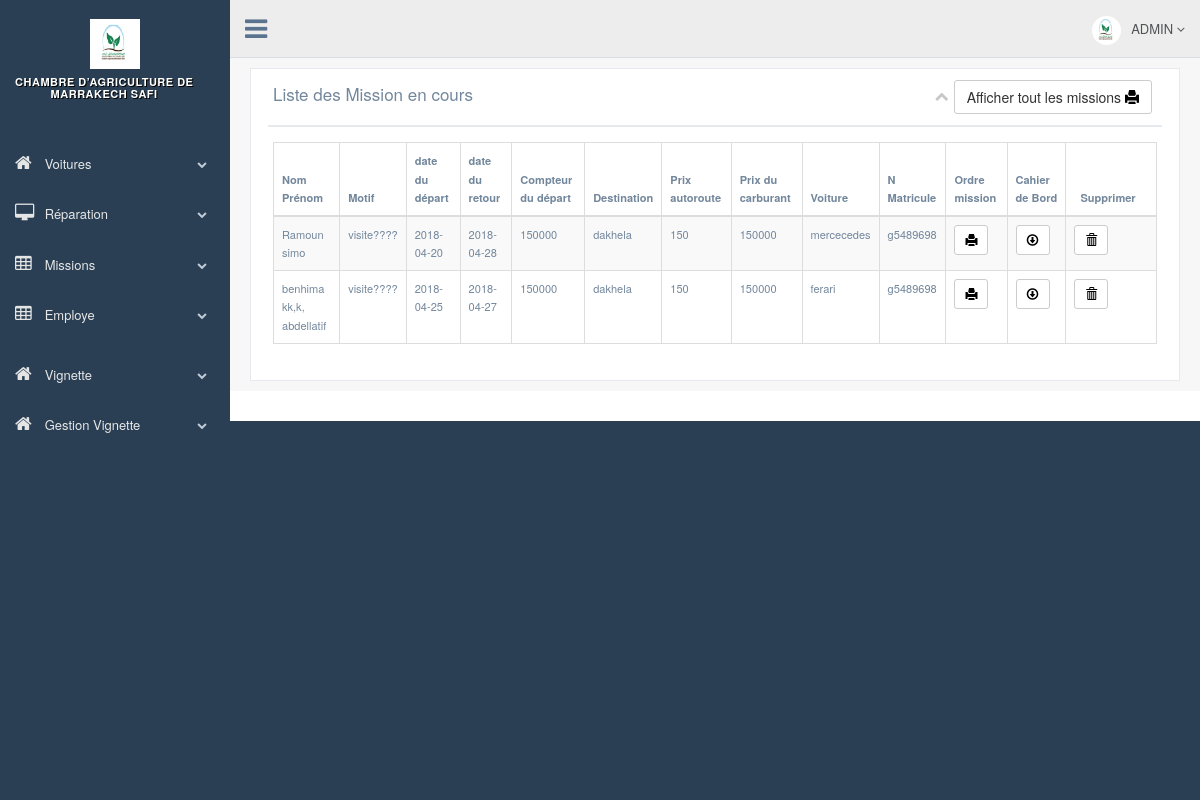
Screenshot of /chambres_d_agriculture/production/liste-mission.php with the database file from the repository.
### tables this page shows
CREATE TABLE IF NOT EXISTS `employe` (
  `id_employe` int(11) NOT NULL AUTO_INCREMENT,
  `Nom` varchar(200) NOT NULL,
  `Prenom` varchar(200) NOT NULL,
  `Fonction` varchar(200) NOT NULL,
  `cin` varchar(50) NOT NULL,
  `code_bud` varchar(50) NOT NULL,
  `date_effet` date NOT NULL,
  `regime_affi` varchar(50) NOT NULL,
  `adhesion` varchar(50) NOT NULL,
  `annee_de_naissance` date NOT NULL,
  `etat_civil` varchar(50) NOT NULL,
  `nbr_enfant` int(11) NOT NULL,
  `situation_conj` varchar(50) NOT NULL,
  `residence` varchar(50) NOT NULL,
  `grade` varchar(50) NOT NULL,
  `sit_ancienne` varchar(50) NOT NULL,
  `sit_nouvelle` varchar(50) NOT NULL,
  `recrute_compter` date NOT NULL,
  `num_affi` int(11) DEFAULT NULL,
  `num_imma` int(11) DEFAULT NULL,
  PRIMARY KEY (`id_employe`)
);

CREATE TABLE IF NOT EXISTS `cahier_bord` (
  `id_cahier` int(11) NOT NULL AUTO_INCREMENT,
  `id_employe` varchar(200) NOT NULL,
  `motif` varchar(200) NOT NULL,
  `date_depart` date NOT NULL,
  `date_retour` date NOT NULL,
  `compteur_depart` int(11) NOT NULL,
  `compteur_arrive` int(11) NOT NULL,
  `km_parcouru` int(11) NOT NULL,
  `destination` varchar(200) NOT NULL,
  `prix_auto` varchar(20) NOT NULL,
  `prix_carb` varchar(20) NOT NULL,
  `fonction` varchar(200) NOT NULL,
  `id_voiture` int(11) NOT NULL,
  `etat_misdion` int(11) NOT NULL,
  PRIMARY KEY (`id_cahier`),
  KEY `id_voiture` (`id_voiture`)
);

CREATE TABLE IF NOT EXISTS `voiture` (
  `id_voiture` int(11) NOT NULL AUTO_INCREMENT,
  `Marque` varchar(300) NOT NULL,
  `date_circulation` date NOT NULL,
  `N_chassis` varchar(300) NOT NULL,
  `Etat` varchar(300) NOT NULL,
  `KM_actuel` float NOT NULL,
  `Date_assurance` date NOT NULL,
  `Date_vignette` date NOT NULL,
  `Date_visite` date NOT NULL,
  `Etat_visite` varchar(500) NOT NULL,
  `Date_derniervidange` date NOT NULL,
  `km_pr_vidange` int(11) NOT NULL,
  `Matricule` varchar(500) NOT NULL,
  PRIMARY KEY (`id_voiture`)
);

### chambres_d_agriculture/production/liste-mission.php (the view, shortened to what this page needs)
<?php
include 'config.php';
?>
<!DOCTYPE html>
<html lang="en">
  <head>
    <link href="../vendors/bootstrap/dist/css/bootstrap.min.css" rel="stylesheet">
    <link href="../vendors/font-awesome/css/font-awesome.min.css" rel="stylesheet">
    <link href="../vendors/nprogress/nprogress.css" rel="stylesheet">
    <link href="../vendors/iCheck/skins/flat/green.css" rel="stylesheet">
    <link href="../vendors/bootstrap-progressbar/css/bootstrap-progressbar-3.3.4.min.css" rel="stylesheet">
    <link href="../vendors/jqvmap/dist/jqvmap.min.css" rel="stylesheet"/>
    <link href="../vendors/bootstrap-daterangepicker/daterangepicker.css" rel="stylesheet">
    <link href="../build/css/custom.min.css" rel="stylesheet">
  </head>
  <body class="nav-md" >
    <div class="container body">
      <div class="main_container">
        <div class="col-md-3 left_col">
          <div class="left_col scroll-view">
            <div class="navbar nav_title" style="border: 0;">
      <center> <br> <img src="images/user.jpg" width="50px" height="50px" ><a href="index.php"></center>
            </div>
            <br />
            <div id="sidebar-menu" class="main_menu_side hidden-print main_menu">
              <div class="menu_section">
                <h3>Chambre d’Agriculture de &nbsp;&nbsp;&nbsp;&nbsp;&nbsp;&nbsp;&nbsp;&nbsp;&nbsp;&nbsp;Marrakech Safi</h3>
                <ul class="nav side-menu">
                  <li><a><i class="fa fa-home"></i> Voitures <span class="fa fa-chevron-down"></span></a>
                  </li>
                  <li><a><i class="fa fa-desktop"></i> Réparation <span class="fa fa-chevron-down"></span></a>
                  </li>
                  <li><a><i class="fa fa-table"></i> Missions <span class="fa fa-chevron-down"></span></a>
                  </li>
 <li><a><i class="fa fa-table"></i> Employe <span class="fa fa-chevron-down"></span></a>
                  </li>
                </ul>
                           <ul class="nav side-menu">
        <li><a><i class="fa fa-home"></i> Vignette <span class="fa fa-chevron-down"></span></a>
                  </li>
                <ul class="nav side-menu">
                  <li><a><i class="fa fa-home"></i> Gestion Vignette <span class="fa fa-chevron-down"></span></a>
                  </li>
                </ul>
              </div>
            </div>
            <div class="sidebar-footer hidden-small"> </div>
          </div>
        </div>
        <div class="top_nav">
          <div class="nav_menu">
            <nav>
              <div class="nav toggle">
                <a id="menu_toggle"><i class="fa fa-bars"></i></a>
              </div>
              <ul class="nav navbar-nav navbar-right">
                <li class="">
                  <a href="javascript:;" class="user-profile dropdown-toggle" data-toggle="dropdown" aria-expanded="false">
                    <img src="images/user.jpg" alt="">ADMIN
                    <span class=" fa fa-angle-down"></span>
                  </a>
                </li>
              </ul>
            </nav>
          </div>
        </div>
        <div class="right_col" role="main">
         <div class="row">
              <div class="col-md-12 col-sm-12 col-xs-12">
                <div class="x_panel">
                  <div class="x_title">
                    <h2>Liste des Mission en cours<small></small></h2>
                    <ul class="nav navbar-right panel_toolbox">
                      <li><a class="collapse-link"><i class="fa fa-chevron-up"></i></a>
                      </li>
                        <a class="btn btn-default btn-"   href="?action=allaffiche">Afficher tout les missions
                     <i class="glyphicon glyphicon-print" title="print" style="color:black;"></i>
                  </a>
                    </ul>
                    <div class="clearfix"></div>
                  </div>
                  <div class="x_content">
                    <table id="datatable-responsive" class="table table-striped table-bordered dt-responsive nowrap" cellspacing="0" width="100%">
                      <thead>
                        <tr>
                          <th class="center"><Small>Nom Prénom</Small></th>
                         <th class="center"><Small>Motif </Small></th>
                          <th class="center"><Small>date du départ</Small></th>
                          <th class="center"><Small>date du retour</Small></th>
                          <th class="center"><Small>Compteur du départ</Small></th>
                          <th class="center"><Small>Destination</Small></th>
                          <th class="center"><Small>Prix autoroute</Small></th>
                          <th class="center"><Small>Prix du carburant</Small></th>
                          <th class="center"><Small>Voiture</Small></th>
                          <th class="center"><Small>N Matricule</Small></th>
                            <th class="center"><Small>Ordre mission</Small></th>
                             <th class="center"><Small>Cahier de Bord</Small></th>
 <th class="center"><Small>&nbsp;&nbsp;Supprimer&nbsp;&nbsp;&nbsp;&nbsp;</Small></th>
                        </tr>
                          </thead>
                          <tbody>
                       <?php
                $stm = $db->prepare('select * from cahier_bord where etat_misdion=1');
                $stm->execute();
                foreach($stm->fetchAll() as $row)
                {
              ?>
              <?php
                $stm = $db->prepare('select * from employe WHERE id_employe="'. $row['id_employe'].'"');
                $stm->execute();
                foreach($stm->fetchAll() as $row1)
                {
              ?>
                              <tr>
                          <td class="center"><Small><?php echo $row1['Nom']." ".$row1['Prenom']; ?></Small></td>
                          <?php } ?>
                          <td class="center"><Small><?php echo $row['motif']; ?></Small></td>
                          <td class="center"><Small><?php echo $row['date_depart']; ?></Small></td>
                          <td class="center"><Small><?php echo $row['date_retour']; ?></Small></td>
                          <td class="center"><Small><?php echo $row['compteur_depart']; ?></Small></td>
                         <td class="center"><Small><?php echo $row['destination']; ?></Small></td>
                          <td class="center"><Small><?php echo $row['prix_auto']; ?></Small></td>
                          <td class="center"><Small><?php echo $row['prix_carb']; ?></Small></td>
                           <?php
                $stm = $db->prepare('select * from voiture WHERE id_voiture="'. $row['id_voiture'].'"');
                $stm->execute();
                foreach($stm->fetchAll() as $row2)
                {
              ?>
               <td class="center"><Small><?php echo $row2['Marque'];?></Small></td>
               <td class="center"><Small><?php echo $row2['Matricule'];?></Small></td>
                          <?php } ?>
<td class="center">
     <a class="btn btn-default btn-sm" href="?action=ordremission&id=<?php echo $row['id_cahier']; ?>" >
                     <i class="glyphicon glyphicon-print " title="Imprimer" style="color:black;"></i>
                  </a>
</td>
<td class="center">
    <a class="btn btn-default btn-sm" href="liste-mission.php?iid=<?php echo $row['id_cahier']; ?>" >
                     <i class="glyphicon glyphicon-download " title="Imprimer" style="color:black;"></i>
                  </a>
</td>
                          <td class="center">
                <a class="btn btn-default btn-sm" href="?action=delete&id=<?php echo $row['id_cahier']; ?>">
                     <i class="glyphicon glyphicon-trash" title="Supprimer Mission" style="color:black;"></i>
                  </a>
                        </tr>
                     <?php } ?>
                      </tbody>
                    </table>
                  </div>
                </div>
              </div>
        </div>
                    </div>
                  </div>
                </div>
        <footer>
        </footer>
  </body>
</html>

### rows the page displays
cahier_bord: motif "visite????", date_depart "2018-04-20", date_retour "2018-04-28", compteur_depart "150000", destination "dakhela", prix_auto "150", prix_carb "150000"
employe: Nom "Ramoun", Prenom "simo"
voiture: Marque "mercecedes", Matricule "g5489698"
cahier_bord: motif "visite????", date_depart "2018-04-25", date_retour "2018-04-27", compteur_depart "150000", destination "dakhela", prix_auto "150", prix_carb "150000"
employe: Nom "benhima kk,k,", Prenom "abdellatif"
voiture: Marque "ferari", Matricule "g5489698"
